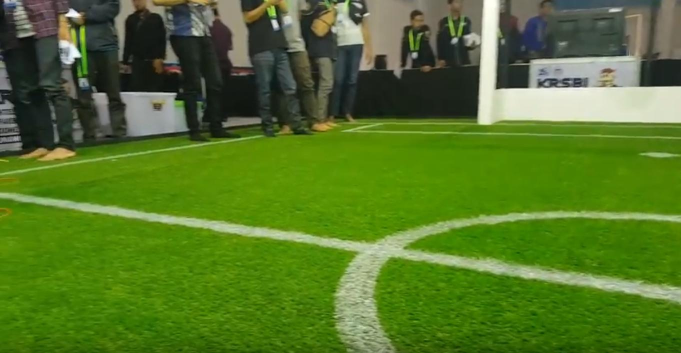
#> input picture kri17.jpg, 1362 x 706 px (shown at 1/2 size)
$ python FindDominantColor2.py
#> lines starting #> are read from the running program, lines starting #| are printed output that depends on the picture
import cv2
from sklearn.cluster import KMeans
import numpy as np
import time

W = 480.
img = cv2.imread("kri17.jpg")
#> img is the input picture: shape (706, 1362, 3); mean B, G, R 40.3, 117.4, 84.5
height, width, depth = img.shape
#> height = 706; width = 1362; depth = 3
imgScale = W/width
#> imgScale = 0.352
newX,newY = img.shape[1]*imgScale, img.shape[0]*imgScale
#> newX = 480; newY = 248.8
img = cv2.resize(img,(int(newX),int(newY)))
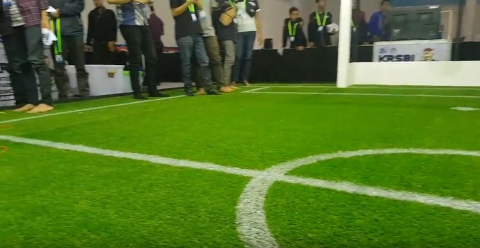
#> img: shape (248, 480, 3); mean B, G, R 40.2, 117.3, 84.4
# img = cv2.blur(img, (13,13))
img = cv2.blur(img, (5,5))
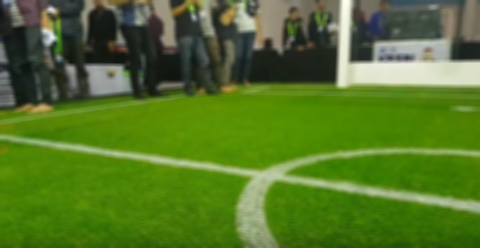
#> img: shape (248, 480, 3); mean B, G, R 40.2, 117.3, 84.4
img2show = img.copy()
n_clusters = 3
img2process = img
img2process = np.reshape(img2process, (img2process.shape[0] * img2process.shape[1], 3))
kmeans = KMeans(n_clusters)
kmeans.fit(img2process)
colors = kmeans.cluster_centers_
colors = colors.astype(int)

print(colors)

$ run again, with kri11.jpg copied over kri17.jpg
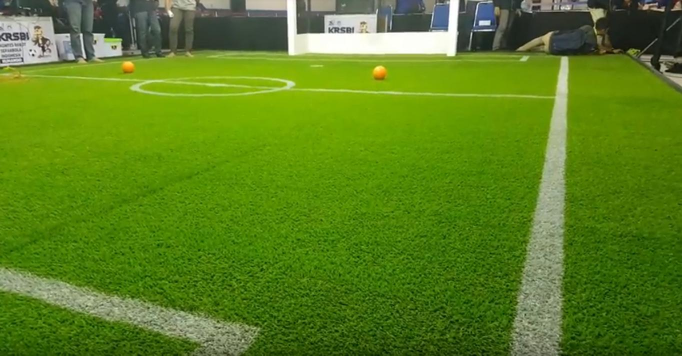
#> input picture kri11.jpg, 1364 x 711 px (shown at 1/2 size)
#> img is the input picture: shape (711, 1364, 3); mean B, G, R 30.5, 128.8, 91
#> `img = cv2.resize(img,(int(newX),int(newY)))`:
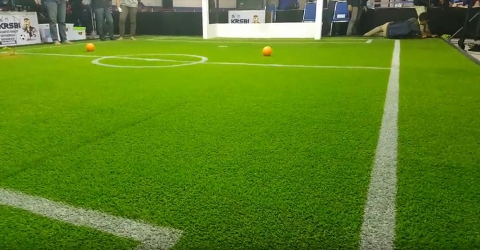
#> img: shape (250, 480, 3); mean B, G, R 30.4, 128.7, 90.9
#> `img = cv2.blur(img, (5,5))`:
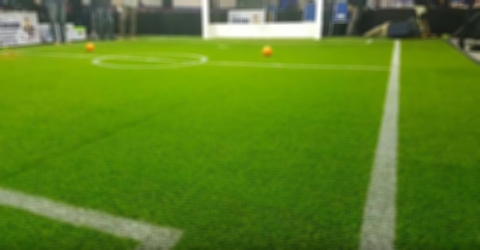
#> img: shape (250, 480, 3); mean B, G, R 30.4, 128.7, 90.9

$ run again, with kri12.jpg copied over kri17.jpg
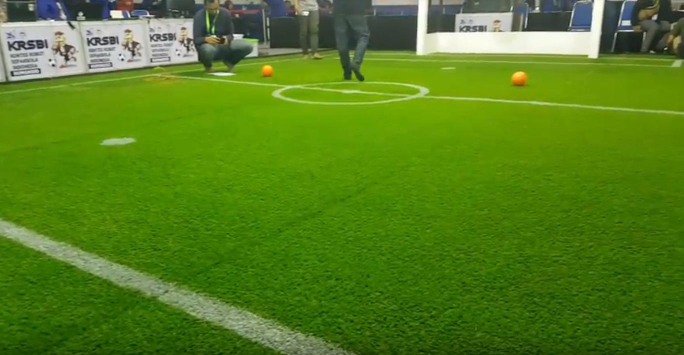
#> input picture kri12.jpg, 1367 x 710 px (shown at 1/2 size)
#> img is the input picture: shape (710, 1367, 3); mean B, G, R 29.3, 126.5, 85.1
#> `img = cv2.resize(img,(int(newX),int(newY)))`:
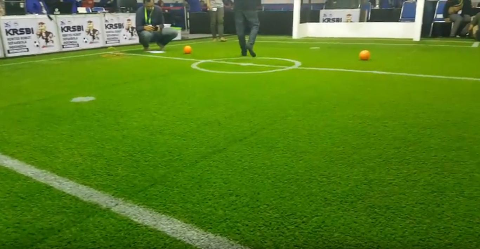
#> img: shape (249, 480, 3); mean B, G, R 29.2, 126.3, 85
#> `img = cv2.blur(img, (5,5))`:
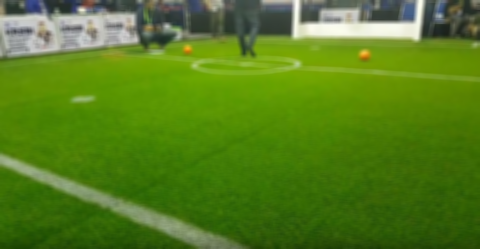
#> img: shape (249, 480, 3); mean B, G, R 29.2, 126.3, 85
